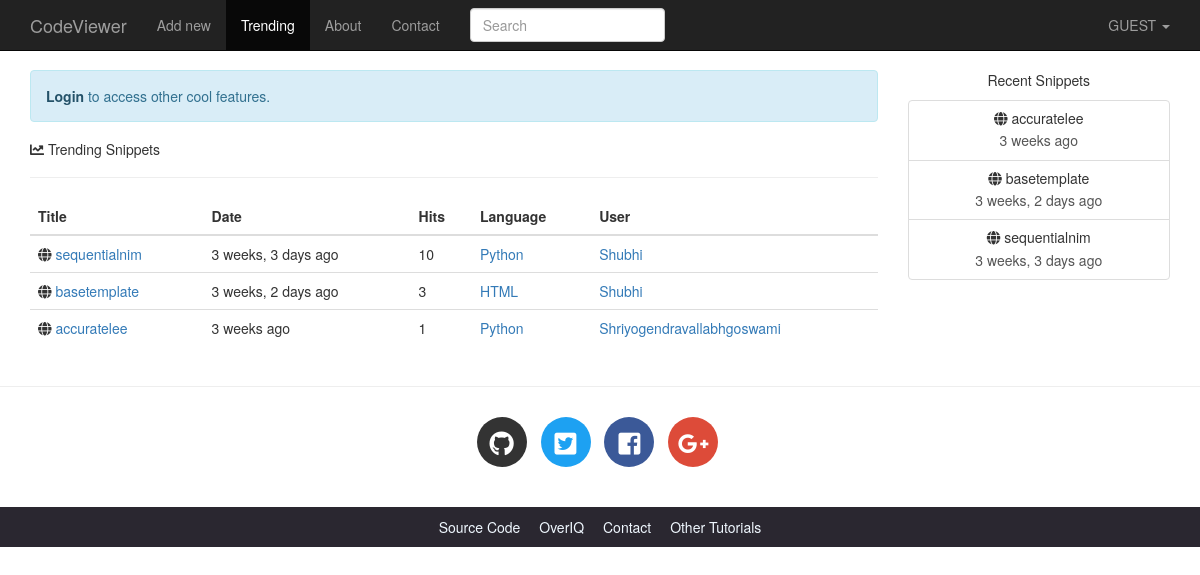
The page /trending/ on the database its author committed.
### codeviewer/models.py (models this page shows, shortened)
class Snippet(models.Model):
    title=models.CharField(max_length=100,blank=True)
    orig_code=models.TextField()
    high_code=models.TextField(help_text='readonly field')
    slug=models.SlugField(max_length=100,unique=True,help_text='readonly field')
    expiration=models.CharField(max_length=10,choices=Preference.expiration_choices)
    exposure=models.CharField(max_length=10,choices=Preference.exposure_choices)
    hits=models.IntegerField(default=0,help_text='readonly field')
    created_on=models.DateTimeField(auto_now_add=True)
    user=models.ForeignKey(User,on_delete=models.CASCADE)
    language=models.ForeignKey(Language,on_delete=models.CASCADE)
    tag=models.ManyToManyField('Tag',blank=True)
    def get_absolute_url(self):
        return reverse('codeviewer:snippetdetail',args=[self.slug])
    class Meta:
        ordering=['-created_on']

class Language(models.Model):
    name=models.CharField(max_length=100)
    lang_code=models.CharField(max_length=100,unique=True)
    slug=models.SlugField(max_length=100,unique=True)
    mime=models.CharField(max_length=100)
    file_extension=models.CharField(max_length=10)
    created_on=models.DateTimeField(auto_now_add=True)
    updated_on=models.DateTimeField(auto_now=True)
    def __str__(self):
        return self.name
    class Meta:
        ordering=['name']

### codeviewer/views.py (the view)
# urls.py: re_path('^trending/$',views.trendingsnippet,name='trendingsnippet'),
def trendingsnippet(request,language_slug=''):
    lang=None
    snippets=Snippet.objects
    if language_slug:
        snippets=snippets.filter(language__slug=language_slug)
        lang=get_object_or_404(Language,slug=language_slug)
    snippet_list=get_list_or_404(snippets.filter(exposure='public').order_by('-hits'))
    snippets=paginate_result(request,snippet_list,5)
    return render(request,'codeviewer/trending.html',{'snippets':snippets,'lang':lang})

### codeviewer/context_processors.py (called while the page is built)
def recent_snippet(request):
    return dict(recent_snippet=Snippet.objects.filter(exposure='public').order_by('-id')[:8])

### codeviewer/utils.py (called while the page is built)
def paginate_result(request,object_list,records_per_page):
    paginator=Paginator(object_list,records_per_page)
    page=request.GET.get('page')
    try:
        results=paginator.page(page)
    except PageNotAnInteger:
        results=paginator.page(1)
    except EmptyPage:
        results=paginator.page(paginator.num_pages)
    return results

### codeviewer/templates/codeviewer/trending.html (shortened to what this page needs)
{% extends 'codeviewer/base.html' %}
{% load static %}
{% load humanize %}
{% block main %}
    <h5><i class="fas fa-chart-line"></i> Trending {{ lang.name }} Snippets</h5>
    <hr>
    <table class="table">
        <thead>
        <tr>
            <th>Title</th>
            <th>Date</th>
            <th>Hits</th>
            <th>Language</th>
            <th>User</th>
        </tr>
        </thead>
        <tbody>
        {% for snippet in snippets %}
            <tr>
                <td><i class="fas fa-globe"></i>
                    <a href="{{ snippet.get_absolute_url }}">{{ snippet.title }}</a>
                </td>
                <td title="{{ snippet.created_on }}">{{ snippet.created_on|naturaltime }}</td>
                <td>{{ snippet.hits }}</td>
                <td><a href="{% url 'codeviewer:trendingsnippet' snippet.language.slug  %}">{{ snippet.language }}</a></td>
                {% if not snippet.user.userprofile.private %}
                    <td><a href="{{ snippet.user.userprofile.get_absolute_url }}">{{ snippet.user.username|title }}</a></td>
                {% else %}
                    <td>-</td>
                {% endif %}
            </tr>
        {% empty %}
            <tr class="text-center">
                <td colspan="4">There are no snippets.</td>
            </tr>
        {% endfor %}
        </tbody>
    </table>
{% endblock %}

### codeviewer/templates/codeviewer/base.html (shortened to what this page needs)
<!DOCTYPE html>
<html lang="en">
<head>
    {% load static %}
    {% load humanize %}
    <link rel="stylesheet" href="{% static 'codeviewer/css/bootstrap.min.css' %}" >
    <link rel="stylesheet" href="{% static 'codeviewer/css/bootstrap-select.min.css' %}" >
    <link href="https://use.fontawesome.com/releases/v5.0.7/css/all.css" rel="stylesheet">
    <link rel="stylesheet" href="{% static 'codeviewer/css/main.css' %}">
    <link rel="stylesheet" href="{% static 'codeviewer/css/default.css' %}">
</head>
<body>
<nav class="navbar navbar-default navbar-inverse navbar-fixed-top">
    <div class="container">
        <div class="navbar-header">
            <a class="navbar-brand" href="{% url 'codeviewer:index' %}">CodeViewer</a>
        </div>
        <div class="collapse navbar-collapse" id="bs-example-navbar-collapse-1">
            <ul class="nav navbar-nav">
                <li {% if request.path == '/' %}class='active'{% endif %} >
                    <a href="{% url 'codeviewer:index' %}">Add new</a>
                </li>
                <li {% if request.path == '/trending/' %}class='active'{% endif %}>
                    <a href="{%url 'codeviewer:trendingsnippet' %}">Trending<span class="sr-only">(current)</span></a>
                </li>
                <li {% if request.path == '/about/' %}class='active'{% endif %}>
                    <a href="">About</a>
                </li>
                <li {% if request.path == '/contact/' %}class='active'{% endif %}>
                    <a href="{%url 'codeviewer:contact' %}">Contact</a>
                </li>
            </ul>
            <form action="{% url 'codeviewer:search' %}" class="navbar-form navbar-left" method="get">
                <div class="form-group">
                    <input type="text" name="query" class="form-control" placeholder="Search" value="{{request.GET.query}}">
                </div>
            </form>
            <ul class="nav navbar-nav navbar-right">
                <li class="dropdown">
                    <a href="#" class="dropdown-toggle" data-toggle="dropdown" role="button"
                       aria-haspopup="true" aria-expanded="false">
                        {% if request.user.is_authenticated %}
                            {{ request.user.username|upper }}
                        {% else %}
                            GUEST
                        {% endif %}
                        <span class="caret"></span>
                    </a>
                </li>
            </ul>
        </div>
    </div>
</nav>
<div class="container">
    <div class="row">
        <div class="col-lg-9 col-md-9">
            {% if not request.user.is_authenticated and not request.path == '/login/'  %}
                <p class="alert alert-info">
                    <a href="{% url 'codeviewer:login' %}?next={{request.path}}" class="alert-link">Login</a> to access other cool features.
                </p>
            {% endif %}
            {% block main %}{% endblock %}
        </div>
        <div class="col-lg-3 col-md-3 text-center hidden-sm hidden-xs">
            <p>Recent Snippets</p>
            <div class="list-group">
              {% for recent in recent_snippet %}
                <a href="{{ recent.get_absolute_url }}" class="list-group-item">
                    <h5 class="list-group-item-heading"><span class="fas fa-globe"
                        "></span> {{ recent.title }}</h5>
                    <p class="list-group-item-text">{{ recent.created_on|naturaltime }}</p>
                </a>
                {% endfor %}
                </div>
          </div>
    </div>
</div>
<hr>
<footer>
    <div class="social-icons">
        <div class="container text-center">
            <ul class="list-inline">
                <li class="list-inline-item social-github">
                    <a href="https://github.com/">
                        <i class="fab fa-github"></i>
                    </a>
                </li>
                <li class="list-inline-item social-twitter">
                    <a href="https://twitter.com/">
                        <i class="fab fa-twitter-square"></i>
                    </a>
                </li>
                <li class="list-inline-item social-facebook">
                    <a href="https://www.facebook.com/">
                        <i class="fab fa-facebook-square"></i>
                    </a>
                </li>
                <li class="list-inline-item social-google-plus">
                    <a href="https://plus.google.com/">
                        <i class="fab fa-google-plus-g"></i>
                    </a>
                </li>
            </ul>
        </div>
    </div>
    <div class="main-footer">
        <div class="container text-center">
            <ul>
                <li><a href="#">Source Code</a></li>
                <li><a href="#">OverIQ</a></li>
                <li><a href="#">Contact</a></li>
                <li><a href="#">Other Tutorials</a></li>
            </ul>
        </div>
    </div>
</footer>
</body>
</html>

### codeviewer/static/codeviewer/css/main.css (style rules this page uses)
body { padding-top: 70px; }
.social-icons { margin: 30px 0; }
footer .social-icons ul.list-inline li a { display: block; width: 50px; height: 50px; color: #fff; border-radius: 100%; font-size: 25px; line-height: 50px; }
footer .social-icons ul.list-inline li.social-github a { background-color: #333; transition: all .2s ease-in-out; }
footer .social-icons ul.list-inline li.social-twitter a { background-color: #1da1f2; transition: all .2s ease-in-out; }
footer .social-icons ul.list-inline li.social-facebook a { background-color: #3b5998; transition: all .2s ease-in-out; }
footer .social-icons ul.list-inline li.social-google-plus a { background-color: #dd4b39; transition: all .2s ease-in-out; }
.main-footer { background-color: #2a2730; }
.main-footer ul { margin-top: 10px; padding-left: 0; }
.main-footer li { display: inline; }
.main-footer li a { color: aliceblue; }
.main-footer li+ li { margin-left: 15px; }

### rows shown on the page
Snippet: title "sequentialnim", created_on "3 weeks, 3 days ago", hits "10", language "Python", user.username "Shubhi"
Snippet: title "basetemplate", created_on "3 weeks, 2 days ago", hits "3", language "HTML", user.username "Shubhi"
Snippet: title "accuratelee", created_on "3 weeks ago", hits "1", language "Python", user.username "Shriyogendravallabhgoswami"
